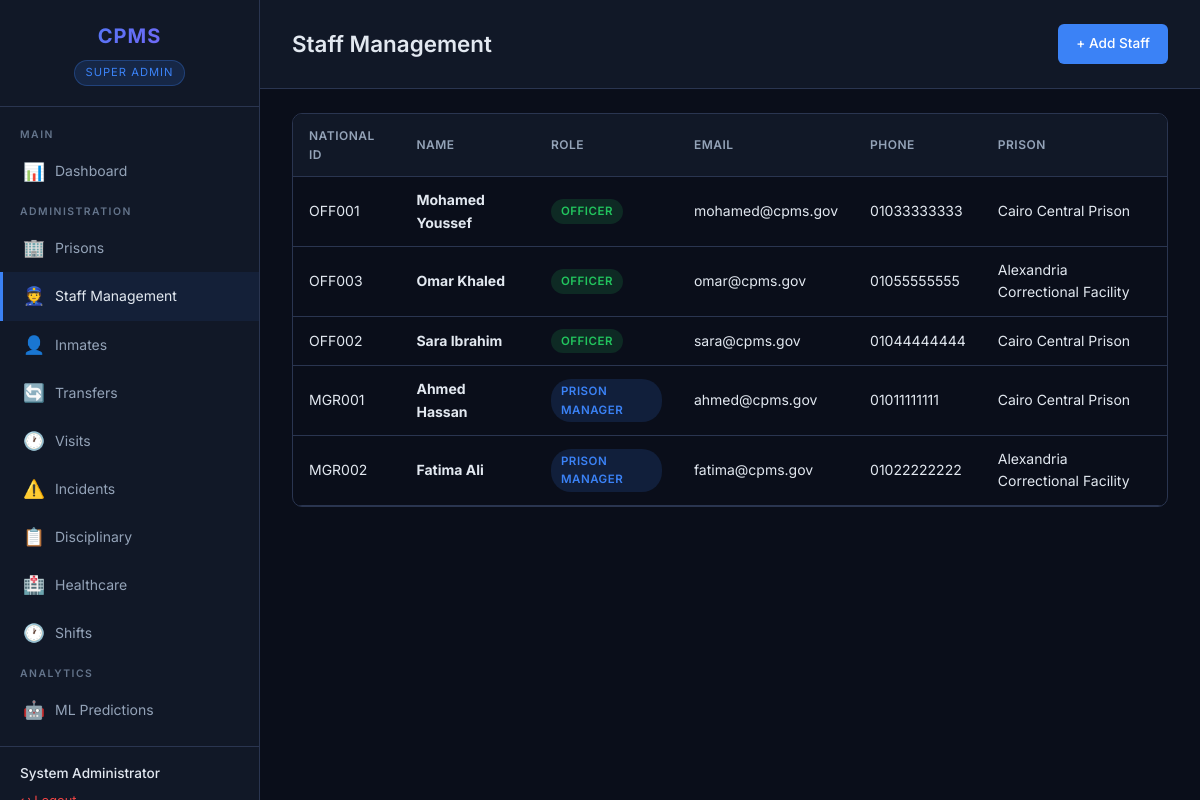
The page /officers (signed in) on the database its author committed.
### tables this page shows
CREATE TABLE users (
            national_id TEXT PRIMARY KEY,
            name        TEXT NOT NULL,
            phone       TEXT,
            address     TEXT,
            email       TEXT,
            password    TEXT NOT NULL,
            role        TEXT NOT NULL CHECK(role IN ('super_admin', 'prison_manager', 'officer')),
            prison_id   INTEGER,
            FOREIGN KEY (prison_id) REFERENCES prisons(prison_id)
        );

CREATE TABLE prisons (
            prison_id       INTEGER PRIMARY KEY AUTOINCREMENT,
            manager_id      TEXT,
            name            TEXT NOT NULL,
            location        TEXT NOT NULL,
            type            TEXT NOT NULL,
            security_level  TEXT NOT NULL,
            total_capacity  INTEGER NOT NULL,
            current_occupancy INTEGER DEFAULT 0
        );

### routes/officer_routes.py (the view)
@router.get("")
async def list_officers(request: Request):
    user = get_current_user(request)
    if not user:
        return RedirectResponse(url="/login", status_code=302)
    db = get_db()
    if user["role"] == "super_admin":
        officers = db.execute("""
            SELECT u.*, p.name as prison_name
            FROM users u LEFT JOIN prisons p ON u.prison_id = p.prison_id
            WHERE u.role IN ('officer', 'prison_manager')
            ORDER BY u.role, u.name
        """).fetchall()
    else:
        officers = db.execute("""
            SELECT u.*, p.name as prison_name
            FROM users u LEFT JOIN prisons p ON u.prison_id = p.prison_id
            WHERE u.prison_id = ? AND u.role IN ('officer', 'prison_manager')
            ORDER BY u.role, u.name
        """, (user["prison_id"],)).fetchall()
    prisons = []
    if check_role(user, "super_admin"):
        prisons = db.execute("SELECT * FROM prisons").fetchall()
    db.close()
    return templates.TemplateResponse("officers/list.html", {
        "request": request, "user": user, "officers": officers, "prisons": prisons
    })

### templates/officers/list.html (shortened to what this page needs)
{% extends "base.html" %}
{% block page_title %}Staff Management{% endblock %}
{% block page_actions %}
    {% if user.role == 'super_admin' %}
        <a href="/officers/add" class="btn btn-primary">+ Add Staff</a>
    {% endif %}
{% endblock %}
{% block content %}
<div class="table-wrapper">
    <table>
        <thead>
            <tr>
                <th>National ID</th><th>Name</th><th>Role</th><th>Email</th>
                <th>Phone</th><th>Prison</th>
            </tr>
        </thead>
        <tbody>
        {% for o in officers %}
            <tr>
                <td>{{ o.national_id }}</td>
                <td><strong>{{ o.name }}</strong></td>
                <td>
                    <span class="badge {% if o.role == 'prison_manager' %}badge-info{% else %}badge-success{% endif %}">
                        {{ o.role|replace('_', ' ')|title }}
                    </span>
                </td>
                <td>{{ o.email or '—' }}</td>
                <td>{{ o.phone or '—' }}</td>
                <td>{{ o.prison_name or 'Unassigned' }}</td>
            </tr>
        {% endfor %}
        </tbody>
    </table>
</div>
{% endblock %}

### templates/base.html (shortened to what this page needs)
<!DOCTYPE html>
<html lang="en">
<head>
    <link rel="stylesheet" href="/static/css/style.css">
</head>
<body>
    <div class="app-layout">
        <aside class="sidebar">
            <div class="sidebar-header">
                <h1>CPMS</h1>
                <span class="role-badge">
                    {% if user.role == 'super_admin' %}Super Admin
                    {% elif user.role == 'prison_manager' %}Prison Manager
                    {% elif user.role == 'officer' %}Officer
                    {% endif %}
                </span>
            </div>
            <nav class="sidebar-nav">
                <div class="nav-section">Main</div>
                <a href="/dashboard" class="{% if request.url.path == '/dashboard' %}active{% endif %}">
                    <span class="icon">📊</span> Dashboard
                </a>
                {% if user.role == 'super_admin' %}
                    <div class="nav-section">Administration</div>
                    <a href="/prisons" class="{% if '/prisons' in request.url.path %}active{% endif %}">
                        <span class="icon">🏢</span> Prisons
                    </a>
                    <a href="/officers" class="{% if '/officers' in request.url.path %}active{% endif %}">
                        <span class="icon">👮</span> Staff Management
                    </a>
                    <a href="/inmates" class="{% if '/inmates' in request.url.path %}active{% endif %}">
                        <span class="icon">👤</span> Inmates
                    </a>
                    <a href="/transfers" class="{% if '/transfers' in request.url.path %}active{% endif %}">
                        <span class="icon">🔄</span> Transfers
                    </a>
                    <a href="/visits" class="{% if '/visits' in request.url.path and '/visit-request' not in request.url.path %}active{% endif %}">
                        <span class="icon">🕐</span> Visits
                    </a>
                    <a href="/incidents" class="{% if '/incidents' in request.url.path %}active{% endif %}">
                        <span class="icon">⚠️</span> Incidents
                    </a>
                    <a href="/disciplinary" class="{% if '/disciplinary' in request.url.path %}active{% endif %}">
                        <span class="icon">📋</span> Disciplinary
                    </a>
                    <a href="/healthcare" class="{% if '/healthcare' in request.url.path %}active{% endif %}">
                        <span class="icon">🏥</span> Healthcare
                    </a>
                    <a href="/shifts" class="{% if '/shifts' in request.url.path %}active{% endif %}">
                        <span class="icon">🕐</span> Shifts
                    </a>
                    <div class="nav-section">Analytics</div>
                    <a href="/ml" class="{% if '/ml' in request.url.path %}active{% endif %}">
                        <span class="icon">🤖</span> ML Predictions
                    </a>
                {% endif %}
            </nav>
            <div class="sidebar-footer">
                <div class="user-name">{{ user.name }}</div>
                <a href="/logout" class="logout-link">↩ Logout</a>
            </div>
        </aside>
        <main class="main-content">
            <div class="page-header">
                <h2>{% block page_title %}Dashboard{% endblock %}</h2>
                <div>{% block page_actions %}{% endblock %}</div>
            </div>
            <div class="page-body">
                {% block content %}{% endblock %}
            </div>
        </main>
    </div>
</body>
</html>

### static/css/style.css (style rules this page uses)
*, *::before, *::after { box-sizing: border-box; margin: 0; padding: 0; }
:root { --bg-primary: #0a0e1a; --bg-secondary: #111827; --bg-card: #1a2235; --bg-card-hover: #1e2940; --border-color: #2a3550; --text-primary: #e2e8f0; --text-secondary: #94a3b8; --text-muted: #64748b; --accent: #3b82f6; --accent-hover: #2563eb; --success: #22c55e; --warning: #f59e0b; --danger: #ef4444; --critical: #dc2626; --sidebar-width: 260px; --header-height: 64px; --radius: 10px; --shadow: 0 4px 24px rgba(0,0,0,0.3); }
body { font-family: 'Inter', 'Segoe UI', system-ui, sans-serif; background: var(--bg-primary); color: var(--text-primary); min-height: 100vh; line-height: 1.6; }
a { color: var(--accent); text-decoration: none; transition: color 0.2s; }
.app-layout { display: flex; min-height: 100vh; }
.sidebar { width: var(--sidebar-width); background: var(--bg-secondary); border-right: 1px solid var(--border-color); position: fixed; top: 0; left: 0; height: 100vh; overflow-y: auto; z-index: 100; display: flex; flex-direction: column; }
.sidebar-header { padding: 20px; border-bottom: 1px solid var(--border-color); text-align: center; }
.sidebar-header h1 { font-size: 1.25rem; font-weight: 700; background: linear-gradient(135deg, var(--accent), #8b5cf6); -webkit-background-clip: text; -webkit-text-fill-color: transparent; letter-spacing: 1px; }
.sidebar-header .role-badge { display: inline-block; margin-top: 8px; padding: 3px 10px; background: rgba(59, 130, 246, 0.15); border: 1px solid rgba(59, 130, 246, 0.3); border-radius: 20px; font-size: 0.7rem; text-transform: uppercase; letter-spacing: 1px; color: var(--accent); }
.sidebar-nav { flex: 1; padding: 12px 0; }
.sidebar-nav .nav-section { padding: 8px 20px 4px; font-size: 0.65rem; text-transform: uppercase; letter-spacing: 1.5px; color: var(--text-muted); font-weight: 600; }
.sidebar-nav a { display: flex; align-items: center; gap: 10px; padding: 10px 20px; color: var(--text-secondary); font-size: 0.875rem; border-left: 3px solid transparent; transition: all 0.2s; }
.sidebar-nav a:hover, .sidebar-nav a.active { background: rgba(59, 130, 246, 0.08); color: var(--text-primary); border-left-color: var(--accent); }
.sidebar-nav a .icon { font-size: 1.1rem; width: 22px; text-align: center; }
.sidebar-footer { padding: 16px 20px; border-top: 1px solid var(--border-color); }
.sidebar-footer .user-name { font-size: 0.85rem; font-weight: 500; color: var(--text-primary); }
.sidebar-footer .logout-link { display: inline-block; margin-top: 6px; font-size: 0.8rem; color: var(--danger); }
.main-content { flex: 1; margin-left: var(--sidebar-width); min-height: 100vh; }
.page-header { padding: 24px 32px; border-bottom: 1px solid var(--border-color); display: flex; align-items: center; justify-content: space-between; background: var(--bg-secondary); }
.page-header h2 { font-size: 1.4rem; font-weight: 600; }
.page-body { padding: 24px 32px; }
.table-wrapper { overflow-x: auto; border-radius: var(--radius); border: 1px solid var(--border-color); }
table { width: 100%; border-collapse: collapse; font-size: 0.875rem; }
thead { background: var(--bg-secondary); }
th { padding: 12px 16px; text-align: left; font-weight: 600; font-size: 0.75rem; text-transform: uppercase; letter-spacing: 0.5px; color: var(--text-secondary); border-bottom: 1px solid var(--border-color); }
td { padding: 12px 16px; border-bottom: 1px solid var(--border-color); color: var(--text-primary); }
.btn { display: inline-flex; align-items: center; gap: 6px; padding: 9px 18px; border: none; border-radius: 6px; font-size: 0.85rem; font-weight: 500; cursor: pointer; transition: all 0.2s; text-decoration: none; }
.btn-primary { background: var(--accent); color: white; }
.badge { display: inline-block; padding: 3px 10px; border-radius: 20px; font-size: 0.72rem; font-weight: 600; text-transform: uppercase; letter-spacing: 0.5px; }
.badge-success { background: rgba(34,197,94,0.15); color: var(--success); }
.badge-info { background: rgba(59,130,246,0.15); color: var(--accent); }

### rows shown on the page
users: name "System Administrator"
users: national_id "OFF001", name "Mohamed Youssef", role "OFFICER", email "mohamed@cpms.gov", phone "01033333333", name "Cairo Central Prison"
users: national_id "OFF003", name "Omar Khaled", role "OFFICER", email "omar@cpms.gov", phone "01055555555", name "Alexandria Correctional Facility"
users: national_id "OFF002", name "Sara Ibrahim", role "OFFICER", email "sara@cpms.gov", phone "01044444444", name "Cairo Central Prison"
users: national_id "MGR001", name "Ahmed Hassan", role "PRISON MANAGER", email "ahmed@cpms.gov", phone "01011111111", name "Cairo Central Prison"
users: national_id "MGR002", name "Fatima Ali", role "PRISON MANAGER", email "fatima@cpms.gov", phone "01022222222", name "Alexandria Correctional Facility"
